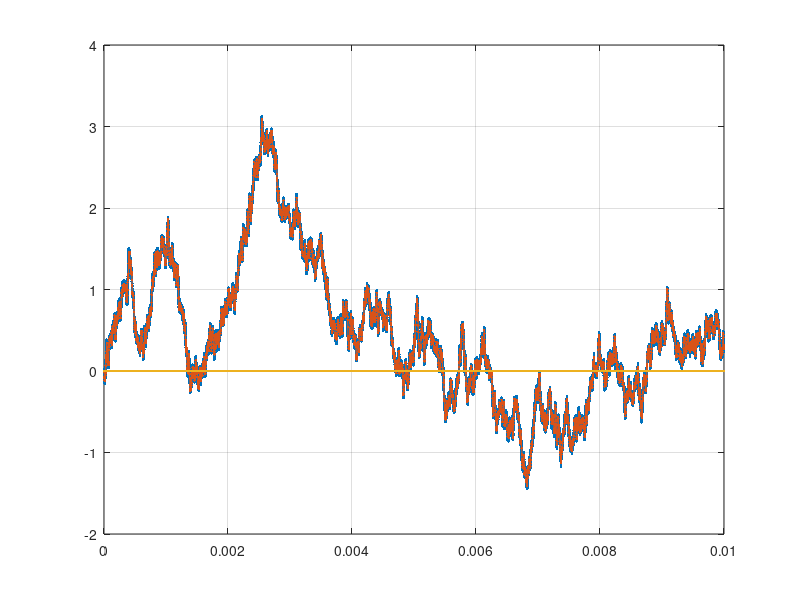

This figure's MATLAB source:
clear;

Fs = 125e6;
dt = 1/Fs;

T = 10e-3;
t = (0:dt:T)';
N = numel(t);
f0 = 250e3;

%% Input signals
ph = zeros(N,2);
phc = zeros(N,2);
x = zeros(N,1);
dds = zeros(N,2);
m = zeros(N,2);
ph(1,:) = pi*(2*rand(1,2)-1)*0;
sigfunc = @(t,ph) (1+0.0*randn)*sin(2*pi*f0*t+4*(ph(2)-ph(1)));
x(1) = sigfunc(t(1),ph(1,:));
ddsfunc = @(t) [cos(2*pi*f0*t) sin(2*pi*f0*t)];
dds(1,:) = ddsfunc(t(1));

R = 2^8;
dtavg = dt*R;
tavg = [];
xavg = [];

u = 0;
r = 0;
Kp = 0.125;
Ki = 1/8*2*pi*3e3*dt*R;
phdev = [0,0];

for nn = 2:N
%     phc(nn,2) = phc(nn-1,2)*0 + u(end);
    phdev = phdev + 6/sqrt(Fs)*randn(1,2);
    ph(nn,:) = phc(nn,:) + phdev;
    
    if mod(nn,R) == 0
        mm = floor(nn/R);
        tavg(mm) = t(nn);
        phw(mm) = 4*mean(ph((nn-R+1):nn,2) - ph((nn-R+1):nn,1));
%         phw(mm) = 4*(ph(nn,2) - ph(nn,1));
        e = r - phw(mm);
        if mm == 1
            u(mm) = 0.25*e;
        else
            u(mm) = u(mm-1) + 0.25*e;
        end
    end
    
end

%%
figure(1);clf;
plot(t,4*diff(ph,1,2),'.-');
hold on;
plot(tavg,phw,'.-');
plot(t,phc(:,2),'.-');
hold off;
grid on;


